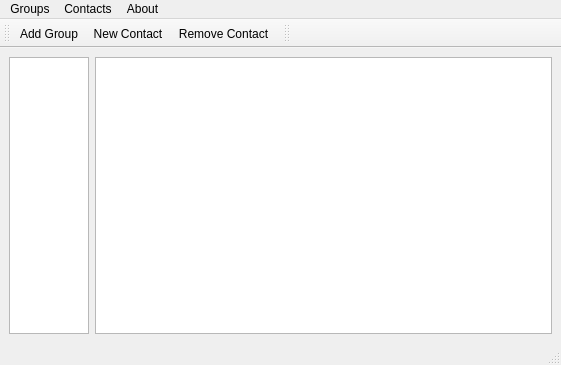
<?xml version="1.0" encoding="UTF-8"?>
<ui version="4.0">
 <class>MainWindow</class>
 <widget class="QMainWindow" name="MainWindow">
  <property name="geometry">
   <rect>
    <x>0</x>
    <y>0</y>
    <width>561</width>
    <height>365</height>
   </rect>
  </property>
  <property name="windowTitle">
   <string>MainWindow</string>
  </property>
  <widget class="QWidget" name="centralwidget">
   <layout class="QHBoxLayout">
    <item>
     <widget class="QListView" name="treeGroup">
      <property name="minimumSize">
       <size>
        <width>0</width>
        <height>0</height>
       </size>
      </property>
      <property name="maximumSize">
       <size>
        <width>80</width>
        <height>16777215</height>
       </size>
      </property>
      <property name="contextMenuPolicy">
       <enum>Qt::ActionsContextMenu</enum>
      </property>
      <property name="textElideMode">
       <enum>Qt::ElideMiddle</enum>
      </property>
      <property name="flow">
       <enum>QListView::TopToBottom</enum>
      </property>
      <property name="spacing">
       <number>10</number>
      </property>
      <property name="viewMode">
       <enum>QListView::IconMode</enum>
      </property>
      <property name="uniformItemSizes">
       <bool>false</bool>
      </property>
     </widget>
    </item>
    <item>
     <widget class="QTreeView" name="treeView">
      <property name="contextMenuPolicy">
       <enum>Qt::ActionsContextMenu</enum>
      </property>
      <property name="lineWidth">
       <number>5</number>
      </property>
     </widget>
    </item>
   </layout>
  </widget>
  <widget class="QMenuBar" name="menubar">
   <property name="geometry">
    <rect>
     <x>0</x>
     <y>0</y>
     <width>561</width>
     <height>21</height>
    </rect>
   </property>
   <widget class="QMenu" name="menuFile">
    <property name="title">
     <string>Groups</string>
    </property>
    <addaction name="actionAdd_Group"/>
    <addaction name="actionDelete_group"/>
    <addaction name="actionExit"/>
   </widget>
   <widget class="QMenu" name="menuAbout">
    <property name="title">
     <string>About</string>
    </property>
    <addaction name="actionAbout"/>
   </widget>
   <widget class="QMenu" name="menuEdit">
    <property name="title">
     <string>Contacts</string>
    </property>
    <addaction name="actionAdd"/>
    <addaction name="actionRem"/>
    <addaction name="actionSearch"/>
   </widget>
   <addaction name="menuFile"/>
   <addaction name="menuEdit"/>
   <addaction name="menuAbout"/>
  </widget>
  <widget class="QStatusBar" name="statusbar"/>
  <widget class="QToolBar" name="toolBar2">
   <property name="windowTitle">
    <string>toolBar</string>
   </property>
   <attribute name="toolBarArea">
    <enum>TopToolBarArea</enum>
   </attribute>
   <attribute name="toolBarBreak">
    <bool>false</bool>
   </attribute>
   <addaction name="actionAdd_Group"/>
   <addaction name="actionAdd"/>
   <addaction name="actionRem"/>
  </widget>
  <widget class="QToolBar" name="toolBar">
   <property name="maximumSize">
    <size>
     <width>16777215</width>
     <height>16777215</height>
    </size>
   </property>
   <property name="windowTitle">
    <string>toolBar_2</string>
   </property>
   <attribute name="toolBarArea">
    <enum>TopToolBarArea</enum>
   </attribute>
   <attribute name="toolBarBreak">
    <bool>false</bool>
   </attribute>
  </widget>
  <action name="actionExit">
   <property name="text">
    <string>Exit</string>
   </property>
  </action>
  <action name="actionAbout">
   <property name="text">
    <string>About</string>
   </property>
  </action>
  <action name="actionAdd">
   <property name="icon">
    <iconset resource="condat.qrc">
     <normaloff>:/icons/ausr.png</normaloff>:/icons/ausr.png</iconset>
   </property>
   <property name="text">
    <string>New Contact</string>
   </property>
  </action>
  <action name="actionRem">
   <property name="icon">
    <iconset resource="condat.qrc">
     <normaloff>:/icons/drop_cont.png</normaloff>:/icons/drop_cont.png</iconset>
   </property>
   <property name="text">
    <string>Remove Contact</string>
   </property>
  </action>
  <action name="actionAdd_Group">
   <property name="icon">
    <iconset resource="condat.qrc">
     <normaloff>:/icons/addbook.png</normaloff>:/icons/addbook.png</iconset>
   </property>
   <property name="text">
    <string>Add Group</string>
   </property>
  </action>
  <action name="actionDelete_group">
   <property name="icon">
    <iconset resource="condat.qrc">
     <normaloff>:/icons/b_drop.png</normaloff>:/icons/b_drop.png</iconset>
   </property>
   <property name="text">
    <string>Delete group</string>
   </property>
  </action>
  <action name="actionSearch">
   <property name="icon">
    <iconset resource="condat.qrc">
     <normaloff>:/icons/lupa.png</normaloff>:/icons/lupa.png</iconset>
   </property>
   <property name="text">
    <string>Search</string>
   </property>
  </action>
  <action name="actionEditGroup">
   <property name="text">
    <string>Edit</string>
   </property>
  </action>
 </widget>
 <resources>
  <include location="condat.qrc"/>
 </resources>
 <connections/>
</ui>
